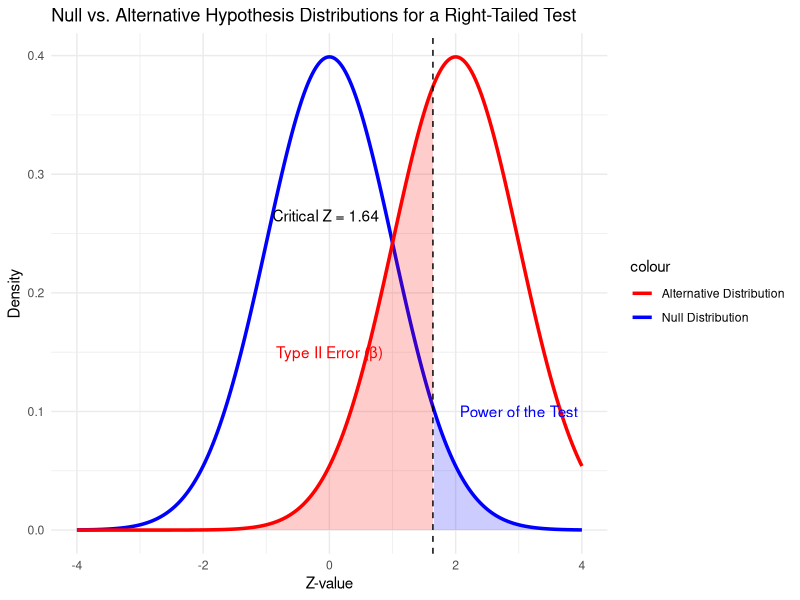

Here is the R script that generated this plot:
library(ggplot2)

x <- seq(-4, 4, length.out = 400)
null_distribution <- dnorm(x, mean = 0, sd = 1)
alternative_distribution <- dnorm(x, mean = 2, sd = 1)

data <- data.frame(x, null_distribution, alternative_distribution)

critical_z <- 1.64

ggplot(data, aes(x)) +
  geom_line(aes(y = null_distribution, color = "Null Distribution"), size = 1.2) +
  geom_line(aes(y = alternative_distribution, color = "Alternative Distribution"), size = 1.2) +
  geom_area(data = subset(data, x >= critical_z), aes(y = null_distribution), fill = "blue", alpha = 0.2) +
  geom_area(data = subset(data, x < critical_z), aes(y = alternative_distribution), fill = "red", alpha = 0.2) +
  scale_color_manual(values = c("Null Distribution" = "blue", "Alternative Distribution" = "red")) +
  geom_vline(xintercept = critical_z, linetype = "dashed", color = "black") +
  annotate("text", x = critical_z, y = 0.25, label = "Critical Z = 1.64", vjust = -1, hjust = 1.5) +
  annotate("text", x = 0, y = 0.15, label = "Type II Error (β)", color = "red") +
  annotate("text", x = 3, y = 0.1, label = "Power of the Test", color = "blue") +
  labs(title = "Null vs. Alternative Hypothesis Distributions for a Right-Tailed Test",
       x = "Z-value", y = "Density") +
  theme_minimal()
